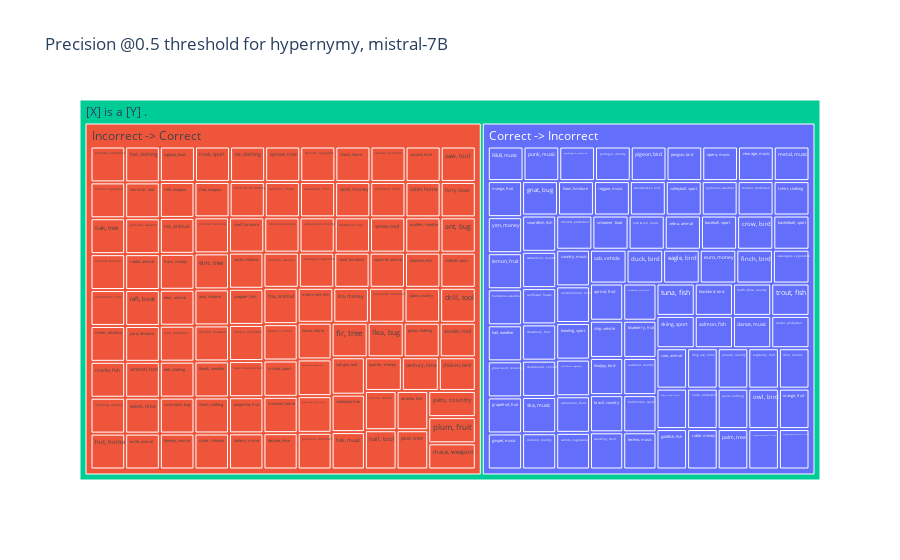
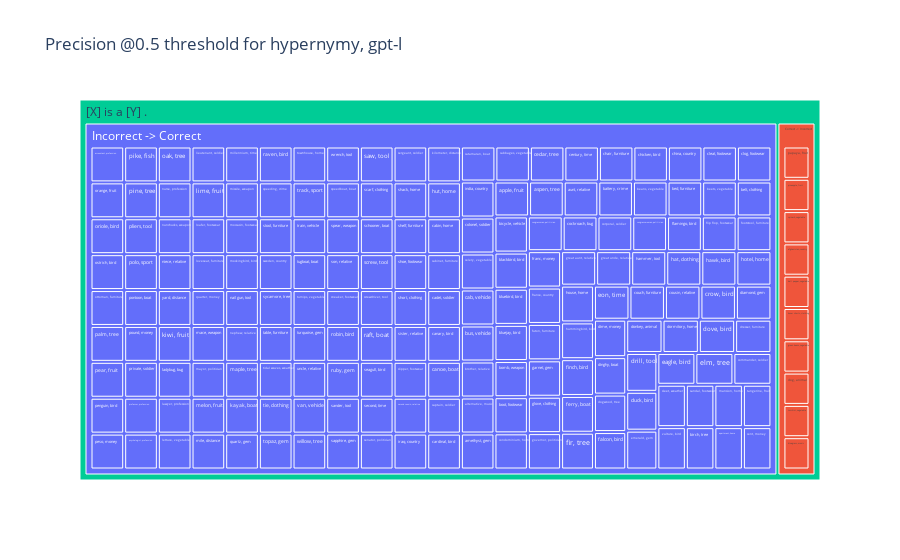
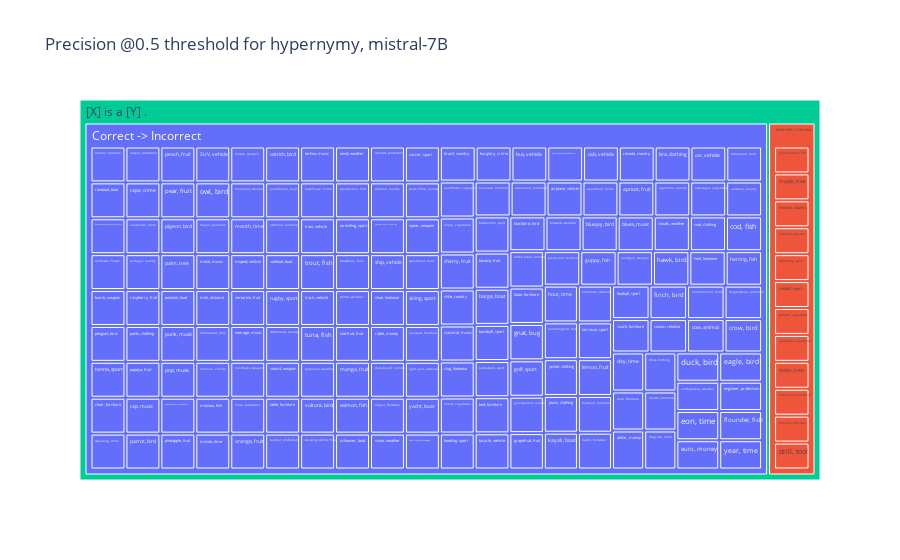
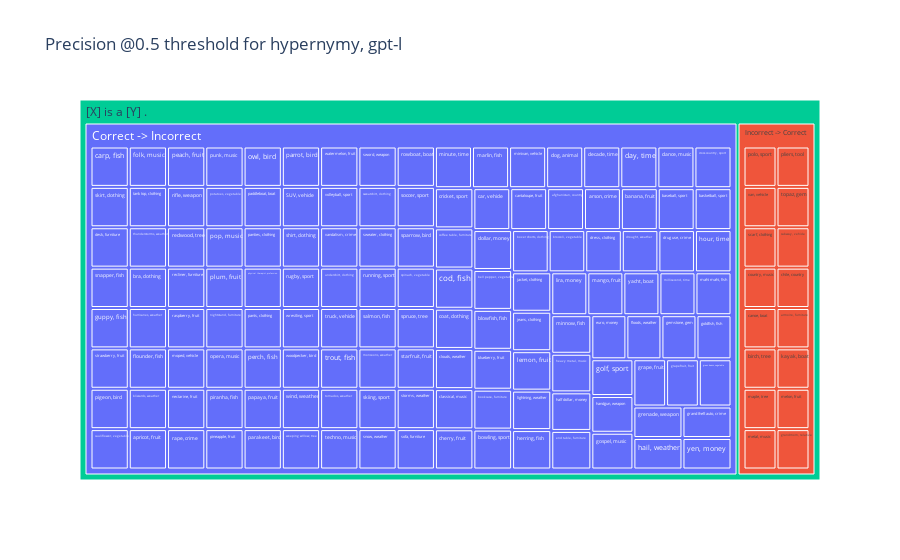

Here is the notebook cell these charts were saved with, in order:
### Code cell
# Precision @0.5 threshold for Dataset, Model and Paraphrases and subject: compare with and without context
# RISK / COVERAGE CURVE for GLOBAL Classification with moving threshold

threshold = 0.5

change_data = []
for t in range(len(all_run_names)):
    run_names = all_run_names[t]
    dataset_per_run = all_datasets_per_run[t]
    model_per_run = all_models_per_run[t]
    run_attributes = all_runs_attributes[t]    
    
    assert len(run_names) == 2 and len(dataset_per_run) == 2 and len(model_per_run) and len(run_attributes) ==2, f'Need 2 runs for comparison, got {len(run_names)} runs.'

    stats_s_all, stats_plot, data = find_differences_2_runs(run_names, dataset_per_run, model_per_run, run_attributes, BASE_PATH, threshold, metric='precision_selective_global')
    change_data.append(data)

    # plot same and different r,s,o for both runs 
    fig = px.treemap(stats_plot, path=['orig_relation_template', 'difference_str', 's, o'],  title=f'Precision @0.5 threshold for {dataset_per_run[0]}, {model_per_run[0]}',
                        color='category', hover_data=['sub_label', 'obj_label', 'argmax_o', 'old_argmax_o', 'sequence'] ) # value=...
    # fig.show()

    # plot the changes
    treemap_df = stats_plot[stats_plot['difference'] == 1]
    new_correct = treemap_df['new_correct'].to_list()
    treemap_df['new_correct_str'] = ['Incorrect -> Correct' if x == True else 'Correct -> Incorrect' for x in new_correct]

    fig = px.treemap(treemap_df, path=['orig_relation_template', 'new_correct_str', 's, o'],  title=f'Precision @0.5 threshold for {dataset_per_run[0]}, {model_per_run[0]}',
                        color='category', hover_data=['sub_label', 'obj_label', 'argmax_o', 'old_argmax_o', 'sequence'] ) # value=...
    fig.show()

### Figure 1 — Plotly figure (JSON) as saved in the notebook; plotly's stock layout.template omitted (floating-point values rounded to 4 significant figures; data arrays with more than 128 entries replaced by an {"elided": "..."} marker saying what was removed)
{"data": [{"branchvalues": "total", "customdata": {"elided": "187x6 str values"}, "domain": {"x": [0, 1], "y": [0, 1]}, "hovertemplate": "labels=%{label}<br>count=%{value}<br>parent=%{parent}<br>id=%{id}<br>sub_label=%{customdata[0]}<br>obj_label=%{customdata[1]}<br>argmax_o=%{customdata[2]}<br>old_argmax_o=%{customdata[3]}<br>sequence=%{customdata[4]}<br>category=%{customdata[5]}<extra></extra>", "ids": {"elided": "187 str values"}, "labels": {"elided": "187 str values"}, "marker": {"colors": {"elided": "187 str values"}}, "name": "", "parents": {"elided": "187 str values"}, "type": "treemap", "values": {"elided": "187 int values"}}], "layout": {"legend": {"tracegroupgap": 0}, "title": {"text": "Precision @0.5 threshold for hypernymy, mistral-7B"}}}

### Figure 2 — Plotly figure (JSON) as saved in the notebook; plotly's stock layout.template omitted (floating-point values rounded to 4 significant figures; data arrays with more than 128 entries replaced by an {"elided": "..."} marker saying what was removed)
{"data": [{"branchvalues": "total", "customdata": {"elided": "195x6 str values"}, "domain": {"x": [0, 1], "y": [0, 1]}, "hovertemplate": "labels=%{label}<br>count=%{value}<br>parent=%{parent}<br>id=%{id}<br>sub_label=%{customdata[0]}<br>obj_label=%{customdata[1]}<br>argmax_o=%{customdata[2]}<br>old_argmax_o=%{customdata[3]}<br>sequence=%{customdata[4]}<br>category=%{customdata[5]}<extra></extra>", "ids": {"elided": "195 str values"}, "labels": {"elided": "195 str values"}, "marker": {"colors": {"elided": "195 str values"}}, "name": "", "parents": {"elided": "195 str values"}, "type": "treemap", "values": {"elided": "195 int values"}}], "layout": {"legend": {"tracegroupgap": 0}, "title": {"text": "Precision @0.5 threshold for hypernymy, gpt-l"}}}

### Figure 3 — Plotly figure (JSON) as saved in the notebook; plotly's stock layout.template omitted (floating-point values rounded to 4 significant figures; data arrays with more than 128 entries replaced by an {"elided": "..."} marker saying what was removed)
{"data": [{"branchvalues": "total", "customdata": {"elided": "188x6 str values"}, "domain": {"x": [0, 1], "y": [0, 1]}, "hovertemplate": "labels=%{label}<br>count=%{value}<br>parent=%{parent}<br>id=%{id}<br>sub_label=%{customdata[0]}<br>obj_label=%{customdata[1]}<br>argmax_o=%{customdata[2]}<br>old_argmax_o=%{customdata[3]}<br>sequence=%{customdata[4]}<br>category=%{customdata[5]}<extra></extra>", "ids": {"elided": "188 str values"}, "labels": {"elided": "188 str values"}, "marker": {"colors": {"elided": "188 str values"}}, "name": "", "parents": {"elided": "188 str values"}, "type": "treemap", "values": {"elided": "188 int values"}}], "layout": {"legend": {"tracegroupgap": 0}, "title": {"text": "Precision @0.5 threshold for hypernymy, mistral-7B"}}}

### Figure 4 — Plotly figure (JSON) as saved in the notebook; plotly's stock layout.template omitted (floating-point values rounded to 4 significant figures; data arrays with more than 128 entries replaced by an {"elided": "..."} marker saying what was removed)
{"data": [{"branchvalues": "total", "customdata": {"elided": "153x6 str values"}, "domain": {"x": [0, 1], "y": [0, 1]}, "hovertemplate": "labels=%{label}<br>count=%{value}<br>parent=%{parent}<br>id=%{id}<br>sub_label=%{customdata[0]}<br>obj_label=%{customdata[1]}<br>argmax_o=%{customdata[2]}<br>old_argmax_o=%{customdata[3]}<br>sequence=%{customdata[4]}<br>category=%{customdata[5]}<extra></extra>", "ids": {"elided": "153 str values"}, "labels": {"elided": "153 str values"}, "marker": {"colors": {"elided": "153 str values"}}, "name": "", "parents": {"elided": "153 str values"}, "type": "treemap", "values": {"elided": "153 int values"}}], "layout": {"legend": {"tracegroupgap": 0}, "title": {"text": "Precision @0.5 threshold for hypernymy, gpt-l"}}}
